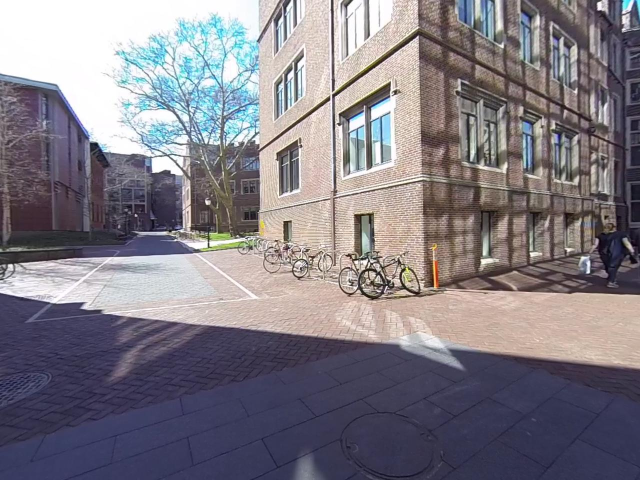
#> input picture Data/1.jpg, 1280 x 960 px (shown at 1/2 size); its folder holds 4 pictures in this run
$ python Wrapper.py
#> lines starting #> are read from the running program, lines starting #| are printed output that depends on the picture
#> (reads M.npy from the repository)
#> (reads Color.npy from the repository)
#> (reads Mx.npy from the repository)
#> (reads My.npy from the repository)
### DrawCorrespondence.py
import cv2
import numpy as np
import sys

sys.dont_write_bytecode = True


def DrawCorrespondence(i, j, inliers_a, inliers_b, outlier1, outlier2,
                       DrawOutliers):
#> called with i = 1, j = 2, inliers_a = array of shape (711, 2), inliers_b = array of shape (711, 2), outlier1 = array of shape (623, 2), outlier2 = array of shape (623, 2), DrawOutliers = False
    img1 = cv2.imread('Data/' + str(i) + '.jpg')
#> img1 is the input picture: shape (960, 1280, 3); mean B, G, R 132.6, 124.3, 129
    img2 = cv2.imread('Data/' + str(j) + '.jpg')
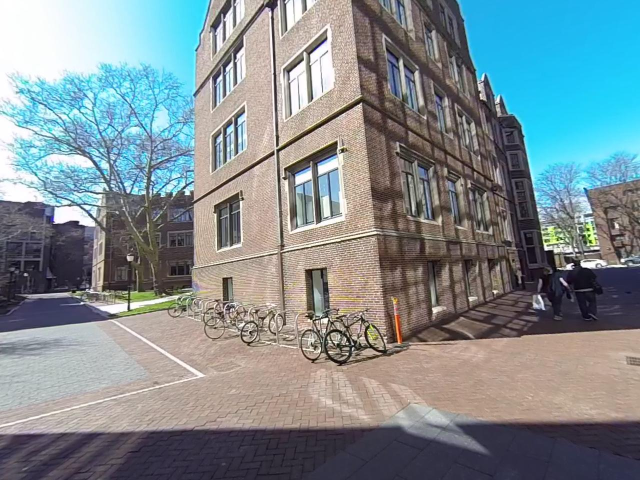
#> input picture Data/2.jpg, 1280 x 960 px (shown at 1/2 size)
#> img2 is the input picture: shape (960, 1280, 3); mean B, G, R 144.9, 140.6, 127.7

    rows1, cols1 = img1.shape[:2]
#> rows1 = 960; cols1 = 1280
    rows2, cols2 = img2.shape[:2]
#> rows2 = 960; cols2 = 1280
    out = np.zeros((max([rows1, rows2]), cols1 + cols2, 3), dtype='uint8')
    out[:rows1, :cols1, :] = img1
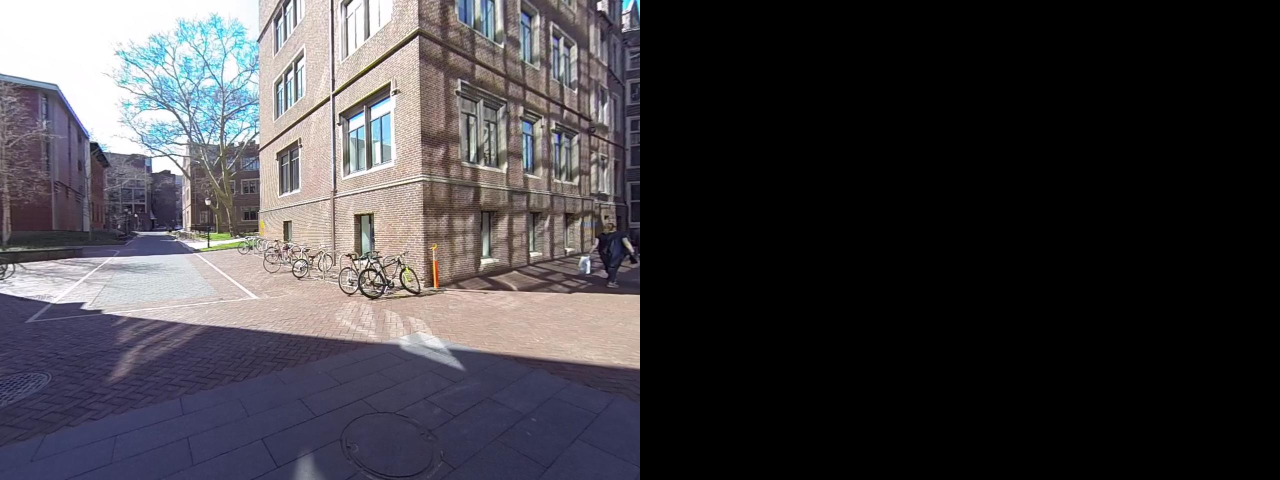
#> out: shape (960, 2560, 3) (shown at 1/2 size); mean B, G, R 66.3, 62.1, 64.5
    out[:rows2, cols1:cols1 + cols2, :] = img2
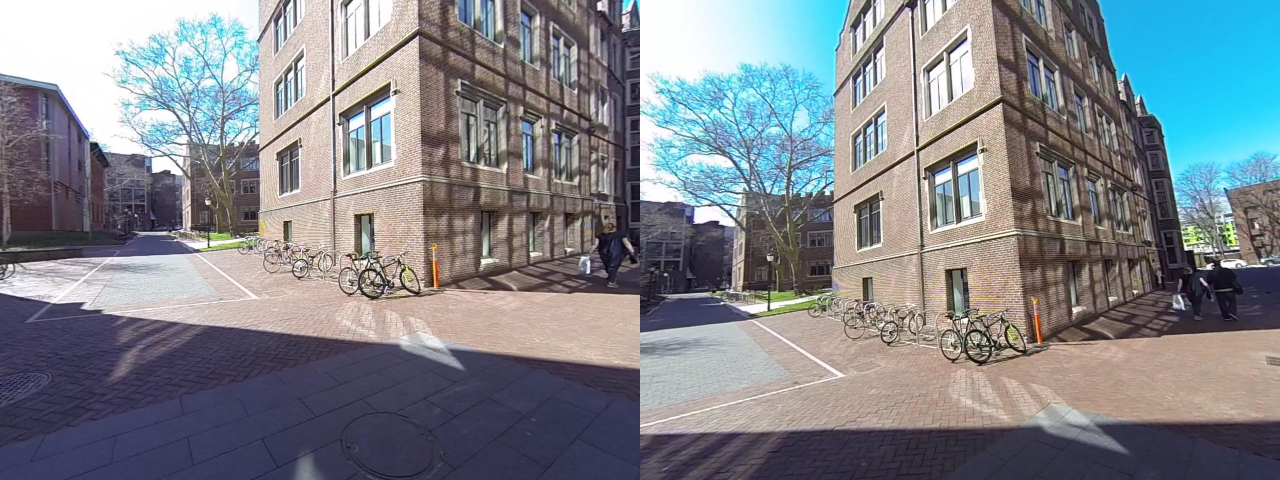
#> out: shape (960, 2560, 3) (shown at 1/2 size); mean B, G, R 138.7, 132.4, 128.4
    radius = 4
    BLUE = (255, 0, 0)
    GREEN = (0, 255, 0)
    RED = (0, 0, 255)
    thickness = 2

    assert len(inliers_a) == len(inliers_b), "inliers in images not equal"
    for m in range(0, len(inliers_a)):
        # Draw small circle on image 1
        cv2.circle(out, (int(inliers_a[m][0]), int(inliers_a[m][1])), radius,
                   RED, -1)

        # Draw small circle on image 2
        cv2.circle(out, (int(inliers_b[m][0]) + cols1, int(inliers_b[m][1])),
                   radius, GREEN, -1)

        # Draw line connecting circles
        cv2.line(out, (int(inliers_a[m][0]), int(inliers_a[m][1])),
                 (int(inliers_b[m][0]) + cols1, int(inliers_b[m][1])), GREEN,
                 thickness)
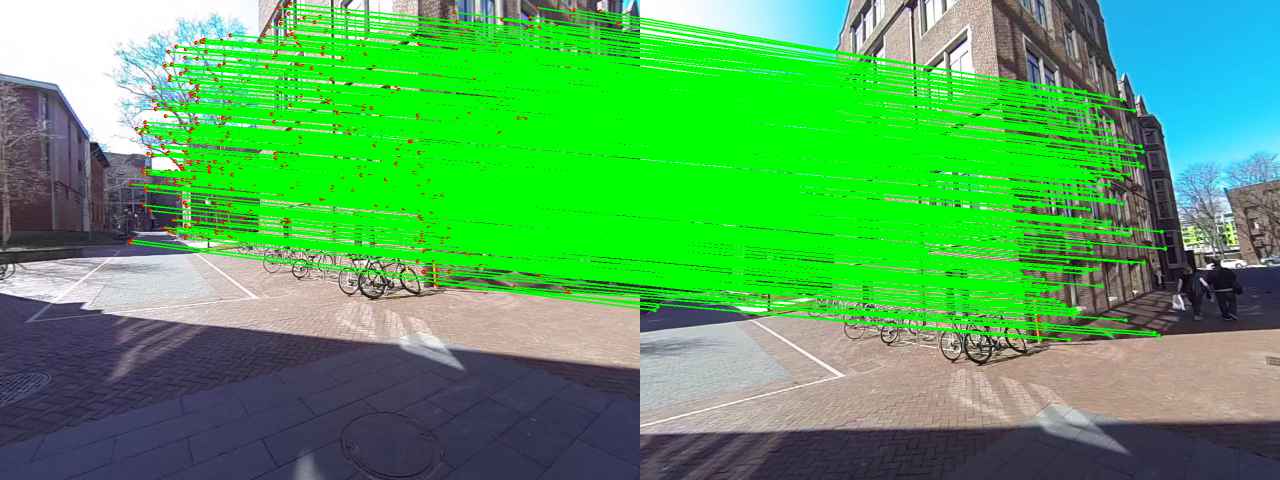
#> out: shape (960, 2560, 3) (shown at 1/2 size); mean B, G, R 91.4, 167.8, 82.4
    if (DrawOutliers):
        assert len(outlier1) == len(outlier2), "outliers in images not equal"
        print("Length of outliers to plot" + str(len(outlier1)))
        for n in range(0, len(outlier1)):
            # Draw small circle on image 1
            cv2.circle(out, (int(outlier1[n][0]), int(outlier1[n][1])), radius,
                       BLUE, -1)

            # Draw small circle on image 2
            cv2.circle(out, (int(outlier2[n][0]) + cols1, int(outlier2[n][1])),
                       radius, BLUE, -1)

            # Draw line connecting circles
            cv2.line(out, (int(outlier1[n][0]), int(outlier1[n][1])),
                     (int(outlier2[n][0]) + cols1, int(outlier2[n][1])), RED,
                     thickness)

    return out

### EstimateFundamentalMatrix.py
import numpy as np
import sys
import cv2

sys.dont_write_bytecode = True
"""
Author:
Ashwin Varghese Kuruttukulam(ashwinvk94@gmail.com)

https://cmsc733.github.io/2019/proj/pfinal/
"""

def EstimateFundamentalMatrix(points_a, points_b):
    points_num = points_a.shape[0]
    A = []
    B = np.ones((points_num, 1))

    cu_a = np.sum(points_a[:, 0]) / points_num
    cv_a = np.sum(points_a[:, 1]) / points_num

    s = points_num / np.sum(
        ((points_a[:, 0] - cu_a) ** 2 + (points_a[:, 1] - cv_a) ** 2) ** (1 / 2)
    )
    T_a = np.dot(
        np.array([[s, 0, 0], [0, s, 0], [0, 0, 1]]),
        np.array([[1, 0, -cu_a], [0, 1, -cv_a], [0, 0, 1]]),
    )

    points_a = np.array(points_a.T)
    points_a = np.append(points_a, B)

    points_a = np.reshape(points_a, (3, points_num))
    points_a = np.dot(T_a, points_a)
    points_a = points_a.T

    cu_b = np.sum(points_b[:, 0]) / points_num
    cv_b = np.sum(points_b[:, 1]) / points_num

    s = points_num / np.sum(
        ((points_b[:, 0] - cu_b) ** 2 + (points_b[:, 1] - cv_b) ** 2) ** (1 / 2)
    )
    T_b = np.dot(
        np.array([[s, 0, 0], [0, s, 0], [0, 0, 1]]),
        np.array([[1, 0, -cu_b], [0, 1, -cv_b], [0, 0, 1]]),
    )

    points_b = np.array(points_b.T)
    points_b = np.append(points_b, B)

    points_b = np.reshape(points_b, (3, points_num))
    points_b = np.dot(T_b, points_b)
    points_b = points_b.T

    for i in range(points_num):
        u_a = points_a[i, 0]
        v_a = points_a[i, 1]
        u_b = points_b[i, 0]
        v_b = points_b[i, 1]
        A.append([u_a * u_b, v_a * u_b, u_b, u_a * v_b, v_a * v_b, v_b, u_a, v_a, 1])

    #     A = np.array(A)
    #     F = np.dot(np.linalg.inv(np.dot(A.T, A)), np.dot(A.T, -B))
    #     F = np.append(F,[1])

    _, _, v = np.linalg.svd(A)
    F = v[-1]

    F = np.reshape(F, (3, 3)).T
    F = np.dot(T_a.T, F)
    F = np.dot(F, T_b)

    F = F.T
    U, S, V = np.linalg.svd(F)
    S = np.array([[S[0], 0, 0], [0, S[1], 0], [0, 0, 0]])
    F = np.dot(U, S)
    F = np.dot(F, V)

    F = F / F[2, 2]

    return F


# [74 lines left out: functions get_feature_matches, get_point, get_F_util, get_F, not called in this run]

### LinearTriangulation.py
#!/usr/bin/env python2
"""
LinearTriangulation

Author:
Ashwin Varghese Kuruttukulam(ashwinvk94@gmail.com)

Description:
This functtion estimates the 3D position of a matched pixel given
pixel coordinates in 2 images, intrinsic and extrinsic calibration parameters

Section 1.3.5
https://cmsc733.github.io/2019/proj/pfinal/

"""

import numpy as np
import cv2
from matplotlib import pyplot as plt
from mpl_toolkits.mplot3d import Axes3D

# def skew(x):
#     return np.array([[0, -x[2], x[1]], [x[2], 0, x[0]], [x[1], x[0], 0]])


def LinearTriangulation(K, C, R, X1, X2, DataPath, imgn1, imgn2):
#> called with K = array of shape (3, 3), C = array of shape (3,), R = array of shape (3, 3), X1 = array of shape (711, 2), X2 = array of shape (711, 2), DataPath = './Data/', imgn1 = 1, imgn2 = 2
    img1 = cv2.imread(DataPath + str(imgn1) + ".jpg")
    img2 = cv2.imread(DataPath + str(imgn2) + ".jpg")
    I = np.identity(3)
    sz = X1.shape[0]
    C = np.reshape(C, (3, 1))
    P = np.dot(K, np.dot(R, np.hstack((I, -C))))
    # P = np.dot(K, np.hstack((R, C)))
    P1t = np.reshape(P[0], (1, 4))
    P2t = np.reshape(P[1], (1, 4))
    P3t = np.reshape(P[2], (1, 4))
    # [10 lines of commented-out code are left out]

    X_arr = np.zeros((sz, 3))

    for i in range(sz):
        # print(X1[i])
        # print(X2[i])
        x1 = X1[i, 0]
        y1 = X1[i, 1]
        x2 = X2[i, 0]
        y2 = X2[i, 1]

        r1 = y1 * P3t - P2t
        r2 = P1t - x1 * P3t
        r3 = y2 * P3t - P2t
        r4 = P1t - x2 * P3t

        solMat = np.concatenate((r1, r2, r3, r4), axis=1)

        U, _, Vt = np.linalg.svd(solMat)

        X = Vt[-1, :]

        # [4 lines of commented-out code are left out]
        X_arr[i, :] = np.array([X[0] / X[3], X[1] / X[3], X[2] / X[3]])

        # [14 lines of commented-out code are left out]

    cv2.destroyAllWindows()
    return X_arr

### DisambiguateCameraPose.py
#!/usr/bin/env python2
"""
DisambiguateCameraPose

Author:
Ashwin Varghese Kuruttukulam(ashwinvk94@gmail.com)

Description:
Implements chirality check for the 4 estimated extrinsic
calibration parameters. Returns true if the chirality
check is passed.

Section 1.3.5
https://cmsc733.github.io/2019/proj/pfinal/

http://cseweb.ucsd.edu/classes/fa11/cse252A-a/hw3/linear_triangulation.pdf
"""

import numpy as np
from LinearTriangulation import LinearTriangulation
from matplotlib import pyplot as plt
from mpl_toolkits.mplot3d import Axes3D


def DisambiguateCameraPose(Rs, Cs, pts1, pts2, K, DataPath, img1, img2):
    nPoints = pts1.shape[0]
    count = np.zeros(4)
    fig = plt.figure()
    ax = Axes3D(fig)
    # # ax.set_xlim3d(-50, 50)
    # # ax.set_ylim3d(-50, 50)
    # # ax.set_zlim3d(-50, 50)
    for k in range(4):
        R = Rs[k]
        C = Cs[k]
        X = LinearTriangulation(K, C, R, pts1, pts2, DataPath, img1, img2)
        # print(X)
        ax.scatter(X[:, 0], X[:, 1], X[:, 2])

        r3 = R[2, :]
        for ind in range(X.shape[0]):
            checlVal = np.matmul(r3, X[ind, :] - C)
            if checlVal > 0:
                count[k] += 1
    # UNCOMMENT THIS LINE TO PLOT the 3D plots
    plt.show()
    ind = np.argmax(count)
    X = LinearTriangulation(K, Cs[ind], Rs[ind], pts1, pts2, DataPath, img1, img2)
    return Rs[ind], Cs[ind], X

### featureMatching.py
import numpy as np
from LoadData import *
from EstimateFundamentalMatrix import *
from DrawCorrespondence import DrawCorrespondence
import cv2
# from GetInlierRANSAC import *


def featureMatching(DataPath, visualize, img1, img2):
    # [12 lines of commented-out code are left out]

    M = np.load("M.npy")
    Color = np.load("Color.npy")
    Mx = np.load("Mx.npy")
    My = np.load("My.npy")
    outlier_indices = np.load("outlier_indices.npy")

    recon_bin = np.zeros((M.shape[0], 1))
    X_3D = np.zeros((M.shape[0], 3))

    #  We have all inliers at this point in M
    output = np.logical_and(M[:, img1 - 1], M[:, img2 - 1])
    outlier = np.logical_and(outlier_indices[:, img1 - 1],
                             outlier_indices[:, img2 - 1])
    outlier_idx = np.where(outlier == True)
    (indices, ) = np.where(output == True)
    rgb_list = Color[indices]

    pts1 = np.hstack((Mx[indices, img1 - 1].reshape(
        (-1, 1)), My[indices, img1 - 1].reshape((-1, 1))))
    pts2 = np.hstack((Mx[indices, img2 - 1].reshape(
        (-1, 1)), My[indices, img2 - 1].reshape((-1, 1))))
    outlier1 = np.hstack((
        Mx[outlier_idx, img1 - 1].reshape((-1, 1)),
        My[outlier_idx, img1 - 1].reshape((-1, 1)),
    ))
    outlier2 = np.hstack((
        Mx[outlier_idx, img2 - 1].reshape((-1, 1)),
        My[outlier_idx, img2 - 1].reshape((-1, 1)),
    ))

    if visualize:
        out = DrawCorrespondence(img1,
                                 img2,
                                 pts1,
                                 pts2,
                                 outlier1,
                                 outlier2,
                                 DrawOutliers=False)
        cv2.namedWindow("image", cv2.WINDOW_NORMAL)
        cv2.resizeWindow("image", 1000, 600)
        cv2.imshow("image", out)
        cv2.waitKey(0)
        cv2.destroyAllWindows()

    return pts1, pts2, M, Mx, My, Color, outlier_indices


# [39 lines left out: function featureMatchingcv2, not called in this run]

### EssentialMatrixFromFundamentalMatrix.py
import numpy as np


def findEssentialMatrix(F, K):
	E = np.matmul(K.T, np.matmul(F, K))

	# Correct rank of E
	U, S, Vh = np.linalg.svd(E, full_matrices = True)
	S_ = np.eye(3)
	S_[2, 2] = 0

	E = np.matmul(U, np.matmul(S_, Vh))

	return E

### ExtractCameraPose.py
#!/usr/bin/env python2
'''
Triangulation

Author:
Ashwin Varghese Kuruttukulam(ashwinvk94@gmail.com)

Description:
This functtion estimates the camera pose given the essential matrix

Section 1.3.4
https://cmsc733.github.io/2019/proj/pfinal/
'''
import numpy as np


def ExtractCameraPose(E):
    U, _, Vt = np.linalg.svd(E)
    # because np gives V transpose
    V = Vt.T

    W = np.array([[0, -1, 0], [1, 0, 0], [0, 0, 1]])

    C1 = U[:, 2]
    C2 = -U[:, 2]
    C3 = U[:, 2]
    C4 = -U[:, 2]

    R1 = np.matmul(np.matmul(U, W), V.T)
    print(np.linalg.det(R1))
    if (np.linalg.det(R1)):
        R1 = -R1
        C1 = -C1
    R2 = np.matmul(np.matmul(U, W), V.T)
    print(np.linalg.det(R2))
    if (np.linalg.det(R2)):
        R2 = -R2
        C2 = -C2
    R3 = np.matmul(np.matmul(U, W.T), V.T)
    print(np.linalg.det(R3))
    if (np.linalg.det(R3)):
        R3 = -R3
        C3 = -C3
    R4 = np.matmul(np.matmul(U, W.T), V.T)
    print(np.linalg.det(R4))
    if (np.linalg.det(R4)):
        R4 = -R4
        C4 = -C4

    return [R1, R2, R3, R4], [C1, C2, C3, C4]

### NonlinearTriangulation.py
import numpy as np
import scipy.optimize as opt
"""
Author:
Ashwin Varghese Kuruttukulam(ashwinvk94@gmail.com)

https://cmsc733.github.io/2019/proj/pfinal/
"""


def NonlinearTriangulation(K, x1, x2, X_init, R, C):

    sz = x1.shape[0]
    # print(R)
    # print(C)
    assert x1.shape[0] == x2.shape[0] == X_init.shape[
        0], "2D-3D corresspondences have different shape "
    X = np.zeros((sz, 3))

    init = X_init.flatten()
    #     Tracer()()
    optimized_params = opt.least_squares(fun=nonlinearerror,
                                         x0=init,
                                         method="dogbox",
                                         args=[K, x1, x2, R, C])

    X = np.reshape(optimized_params.x, (sz, 3))

    return X


#> (the run stopped early here; a loop or call above may not have finished)
